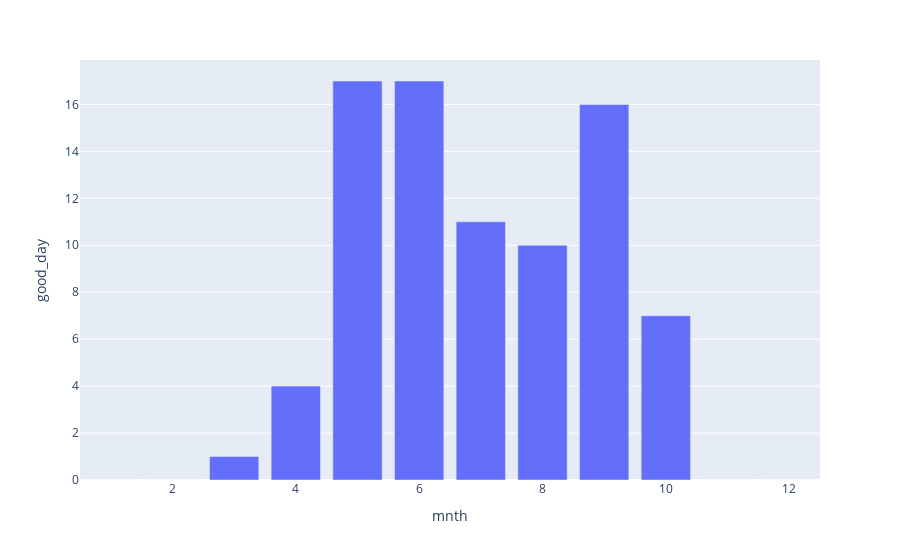

Notebook source saved alongside this figure:
### Markdown cell above
### Insight 4: Which month has more 'ideal' days
In order to capture more attention of the general public, we came up with the idea of holding public events to incentivize use of our platform and bikes. a 10k bikeathon would likely be a hit with our users, we believe. The issue with this is that we want to maximize the number of participants that day, and the best way to do so is to setting up an event on a day whose weather is ideal for bikers to join. Since we can't predict the exact weather of a day too much in advance, we identified a metric to establish what a 'good day' is, then count these throughout the years to see which month has the higher probability of giving us a 'good day' for a race.
The metrics to count a day as good are:
* Weather is clear, a little mist allowed
* Felt temperature is between 25 and 35 Celcius, as per our past insight
* Wind speed is under 25
* It is not a working day

Based on our findings, we conclude that the best months for an outdoor event to gather clients would be between June and July. However, data also points to September being acceptable if need be.

### Code cell
# First we denormalize wind speed to use it with its normal metric.
eda_df['windspeed_denorm'] = [round(i*67) for i in eda_df['windspeed']]

# Next, we obtain the features we need to qualify a day as 'good', with an average per day.
best_mo = eda_df.groupby(['dteday', 'month_date'], as_index=False).mean()
best_mo = best_mo[['dteday', 'mnth', 'workingday', 'weathersit', 'atemp_denorm', 'windspeed_denorm']]

# We define a function that checks if a given day in the dataset meets the criteria
def good_day(best_mo):
    if ((best_mo['workingday'] < 0.1) and
    (best_mo['weathersit'] < 2.0) and
    (best_mo['atemp_denorm'] >= 25.0) and 
    (best_mo['atemp_denorm'] <= 35.0) and
    (best_mo['windspeed_denorm'] <= 25.0)):
        return 1
    else:
        return 0

# We apply the formula and obtain the aggregate of good days by month
best_mo['good_day'] = best_mo.apply(good_day, axis=1)
best_mo = best_mo.groupby('mnth', as_index=False).sum()
best_mo['mnth'] = best_mo['mnth'].astype(int)

# Lastly, we plot the graph
best_mo_hist = px.bar(best_mo, x='mnth', y='good_day')
best_mo_hist

### Figure 1 — Plotly figure (JSON) as saved in the notebook; plotly's stock layout.template omitted (floating-point values rounded to 4 significant figures)
{"data": [{"alignmentgroup": "True", "hovertemplate": "mnth=%{x}<br>good_day=%{y}<extra></extra>", "legendgroup": "", "marker": {"color": "#636efa", "pattern": {"shape": ""}}, "name": "", "offsetgroup": "", "orientation": "v", "showlegend": false, "textposition": "auto", "type": "bar", "x": [1, 2, 3, 4, 5, 6, 7, 8, 9, 10, 11, 12], "xaxis": "x", "y": [0, 0, 1, 4, 17, 17, 11, 10, 16, 7, 0, 0], "yaxis": "y"}], "layout": {"autosize": true, "barmode": "relative", "legend": {"tracegroupgap": 0}, "margin": {"t": 60}, "xaxis": {"anchor": "y", "autorange": true, "domain": [0, 1], "range": [0.5, 12.5], "title": {"text": "mnth"}, "type": "linear"}, "yaxis": {"anchor": "x", "autorange": true, "domain": [0, 1], "range": [0, 17.89], "title": {"text": "good_day"}, "type": "linear"}}}
